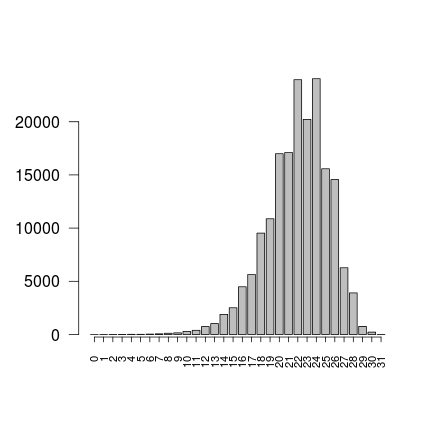

This figure's R source:
d <- read.table('/home/nada/Desktop/steps-from-goal.txt',
                sep=":", 
                col.names=c('id', 'name'), 
                fill=FALSE, 
                strip.white=TRUE)

mp <- barplot(d$name, names.arg=d$id, axes = TRUE)

par(cex.lab=0.7, cex.axis=0.7)

barplot(d$name, names.arg=d$id, las=2, axes = TRUE, cex.axis=1)

axis(1, at = mp, labels = rep('', 32), tcl = -0.25, cex.lab=0.7, cex.axis=0.7)
